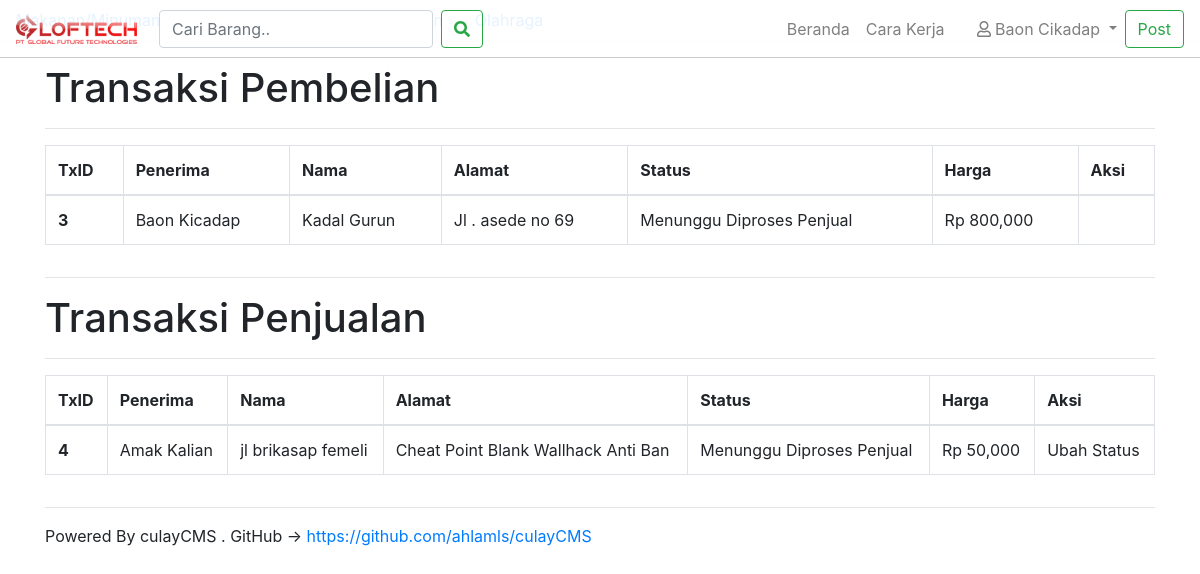
/trx.php (signed in), run on the app's committed database.
### tables this page shows
CREATE TABLE `transaksi` (
  `id` int(11) NOT NULL,
  `penerima` text NOT NULL,
  `nama` text NOT NULL,
  `alamat` text NOT NULL,
  `produk_id` int(11) NOT NULL,
  `penjual_id` int(11) NOT NULL,
  `pembeli_id` int(11) NOT NULL,
  `status` text NOT NULL,
  `harga` int(11) NOT NULL
);

### session.php (called while the page is built, shortened)
<?php
if(!isset($_SESSION['uid'])){
  $login=FALSE;
}else {
  $uid = $_SESSION['uid'];
}
 ?>

### trx.php (the view, shortened to what this page needs)
<?php
require_once "modular/header.php";
$txlist = "";
$txlist2 = "";
$sql = "SELECT * FROM transaksi  WHERE `pembeli_id` = $uid";
$result = $conn->query($sql);
if ($result->num_rows > 0) {
    while($row = $result->fetch_assoc()) {
      $aidi = $row['id'];
      $penerima = $row['penerima'];
        $nama = $row['nama'];
      $alamat = $row['alamat'];
      $status = $row['status'];
      $harga = number_format($row['harga']);
      $txlist .="<tr>
        <th scope='row'>$aidi</th>
        <td>$penerima</td>
          <td>$nama</td>
        <td>$alamat</td>
        <td>$status</td>
        <td>Rp $harga</td>
        <td></td>
      </tr>";
    }
} else {
    $txlist = "Tidak Ada Transaksi";
}
$sql = "SELECT * FROM transaksi  WHERE `penjual_id` = $uid";
$result = $conn->query($sql);
if ($result->num_rows > 0) {
    while($row = $result->fetch_assoc()) {
      $aidi = $row['id'];
      $penerima = $row['penerima'];
        $nama = $row['nama'];
      $alamat = $row['alamat'];
      $status = $row['status'];
      $harga = number_format($row['harga']);
      $txlist2 .="<tr>
        <th scope='row'>$aidi</th>
        <td>$penerima</td>
          <td>$nama</td>
        <td>$alamat</td>
        <td>$status</td>
        <td>Rp $harga</td>
        <td>Ubah Status</td>
      </tr>";
    }
} else {
    $txlist2 = "Tidak Ada Transaksi";
}
?>
<body class="bg-light">
<?php require_once "modular/navbar.php"?>
<main role="main" class="container">
<br>
  <h1 class="d-none d-lg-block d-md-block">Transaksi Pembelian</h1>
  <hr>
  <div class="table-responsive">
    <table class="table table-bordered">
      <thead>
        <tr>
          <th scope="col">TxID</th>
          <th scope="col">Penerima</th>
            <th scope="col">Nama</th>
          <th scope="col">Alamat</th>
          <th scope="col">Status</th>
          <th scope="col">Harga</th>
          <th scope="col">Aksi</th>
        </tr>
      </thead>
      <tbody>
      <?php echo $txlist ?>
      </tbody>
    </table>
  </div>
<hr>
<h1 class="d-none d-lg-block d-md-block">Transaksi Penjualan</h1>
<hr>
<div class="table-responsive">
  <table class="table table-bordered">
    <thead>
      <tr>
        <th scope="col">TxID</th>
        <th scope="col">Penerima</th>
          <th scope="col">Nama</th>
        <th scope="col">Alamat</th>
        <th scope="col">Status</th>
        <th scope="col">Harga</th>
        <th scope="col">Aksi</th>
      </tr>
    </thead>
    <tbody>
    <?php echo $txlist2 ?>
    </tbody>
  </table>
</div>
<hr>
Powered By culayCMS . GitHub -> <a href="https://github.com/ahlamls/culayCMS">https://github.com/ahlamls/culayCMS</a>
</main>
<?php
require_once "modular/footer.php" ?>

### assets/css/style.css (style rules this page uses)
.bg-light { background-color:#FFFFFF !important; }

### data on the page
transaksi: id "3", penerima "Baon Kicadap", nama "Kadal Gurun", alamat "Jl . asede no 69", status "Menunggu Diproses Penjual", harga "800,000"
transaksi: id "4", penerima "Amak Kalian", nama "jl brikasap femeli", alamat "Cheat Point Blank Wallhack Anti Ban", status "Menunggu Diproses Penjual", harga "50,000"

### other printed values
$uname "Baon Cikadap"
